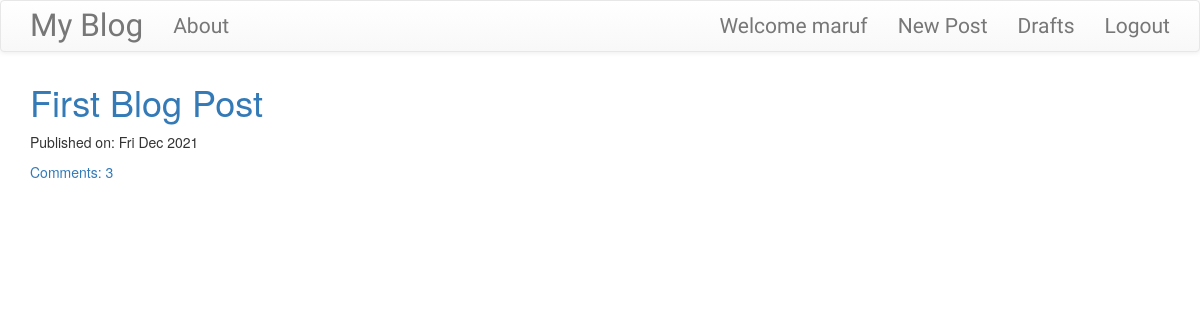
The app's page / (signed in) with its own data.
### blog/models.py (models this page shows, shortened)
class Post(models.Model):
    author = models.ForeignKey('auth.User',on_delete=models.DO_NOTHING)
    title = models.CharField(max_length=200)
    text = models.TextField()
    created_date = models.DateTimeField(default=timezone.now)
    published_date = models.DateTimeField(blank=True,null=True)
    def approve_comments(self):
        return self.comments.filter(approved_comment=True)  # here approved_comment must match Comment class attr

### blog/views.py (the view)
# urls.py: path('',views.PostListView.as_view(),name='post_list'),
class PostListView(ListView):
    model = Post
    def get_queryset(self):
        return Post.objects.filter(published_date__lte=timezone.now()).order_by('-published_date') # __lte = less than or equal to

### blog/templates/blog/post_list.html (shortened to what this page needs)
{% extends 'blog/base.html' %}
{% block content %}
<div class="centerstage">
    {% for post in post_list %}
    <div class="post">
        <h1><a href="{% url 'post_detail' pk=post.pk %}">{{ post.title }}</a></h1>
        <div class="date">
            <p>Published on: {{ post.published_date|date:"D M Y" }}</p>
        </div>
        <a href="{% url 'post_detail' pk=post.pk %}">Comments: {{ post.approve_comments.count }}</a>
    </div>
    {% endfor %}
</div>
{% endblock content %}

### blog/templates/blog/base.html (shortened to what this page needs)
<!DOCTYPE html>
{% load static %}
<html lang="en">
<head>
    <link rel="stylesheet" href="https://maxcdn.bootstrapcdn.com/bootstrap/3.3.7/css/bootstrap.min.css"
>
    <link rel="stylesheet" href="https://maxcdn.bootstrapcdn.com/bootstrap/3.3.7/css/bootstrap-theme.min.css"
>
    <link rel="stylesheet" href="//cdn.jsdelivr.net/npm/medium-editor@latest/dist/css/medium-editor.min.css"
          type="text/css" media="screen" charset="utf-8">
    <link rel="stylesheet" href="{% static 'css/blog.css' %}">
</head>
<body>
<nav class="navbar navbar-default techfont custom-navbar">
    <div class="container">
        <ul class="nav navbar-nav">
            <li><a href="{% url 'post_list' %}" class="navbar-brand bigbrand">My Blog</a></li>
            <li><a href="{% url 'about' %}">About</a></li>
        </ul>
        <ul class="nav navbar-nav navbar-right">
            {% if user.is_authenticated %}
            <li><a href="#">Welcome {{ user.username }}</a></li>
            <li><a href="{% url 'post_new' %}">New Post</a></li>
            <li><a href="{% url 'post_draft_list' %}">Drafts</a></li>
            <li><a href="{% url 'logout' %}">Logout</a></li>
            {% else %}
            <li>
                <a class="nav navbar-right" href="{% url 'login' %}">
                    <span class="glyphicon glyphicon-user"></span>
                </a>
            </li>
            {% endif %}
        </ul>
    </div>
</nav>
<div class="content container">
    <div class="row">
        <div class="col-md-8">
            <div class="blog_posts">
                {% block content %}
                {% endblock content %}
            </div>
        </div>
    </div>
</div>
</body>
</html>

### blog/static/css/blog.css (style rules this page uses)
.techfont { font-family: 'Bakbak One',sans-serif; font-size: 1.5em; margin-bottom: 10px; }
.bigbrand { font-size: 1.5em; }
.centerstage { margin: auto; }
html, body { height: 100%; }

### records on screen
Post: title "First Blog Post", published_date "Fri Dec 2021", approve_comments.count "3"

### other values on screen
{{ user.username }} "maruf"
